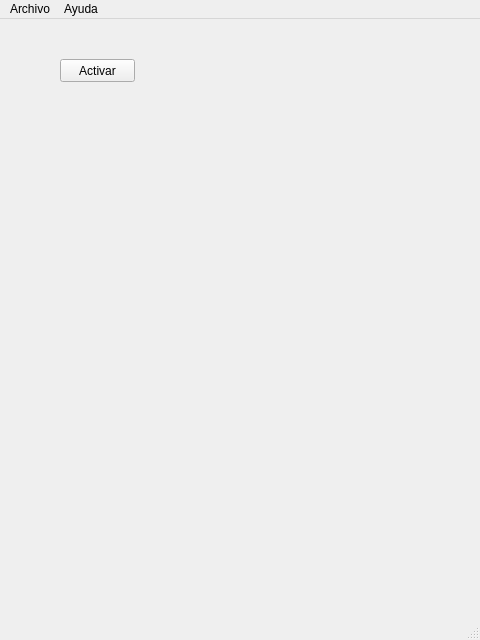
<?xml version="1.0" encoding="UTF-8"?>
<ui version="4.0">
 <class>MainWindow</class>
 <widget class="QMainWindow" name="MainWindow">
  <property name="geometry">
   <rect>
    <x>0</x>
    <y>0</y>
    <width>480</width>
    <height>640</height>
   </rect>
  </property>
  <property name="windowTitle">
   <string>MainWindow</string>
  </property>
  <widget class="QWidget" name="centralwidget">
   <widget class="QPushButton" name="btm_activar">
    <property name="geometry">
     <rect>
      <x>60</x>
      <y>40</y>
      <width>75</width>
      <height>23</height>
     </rect>
    </property>
    <property name="text">
     <string>Activar</string>
    </property>
   </widget>
  </widget>
  <widget class="QMenuBar" name="menubar">
   <property name="geometry">
    <rect>
     <x>0</x>
     <y>0</y>
     <width>480</width>
     <height>21</height>
    </rect>
   </property>
   <widget class="QMenu" name="menuArchivo">
    <property name="title">
     <string>Archivo</string>
    </property>
    <addaction name="separator"/>
    <addaction name="actionSalir"/>
   </widget>
   <widget class="QMenu" name="menuAyuda">
    <property name="title">
     <string>Ayuda</string>
    </property>
   </widget>
   <addaction name="menuArchivo"/>
   <addaction name="menuAyuda"/>
  </widget>
  <widget class="QStatusBar" name="statusbar"/>
  <action name="actionAbrir">
   <property name="text">
    <string>Abrir</string>
   </property>
  </action>
  <action name="actionGuardar">
   <property name="text">
    <string>Guardar</string>
   </property>
  </action>
  <action name="actionSalir">
   <property name="text">
    <string>Salir</string>
   </property>
  </action>
 </widget>
 <resources/>
 <connections/>
</ui>
